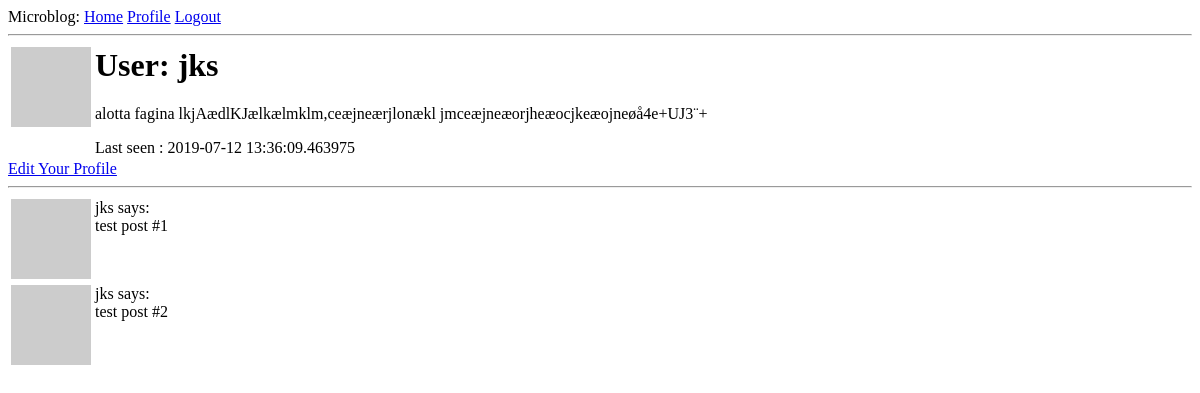
Page /user/jks (signed in) on the earlier database version.
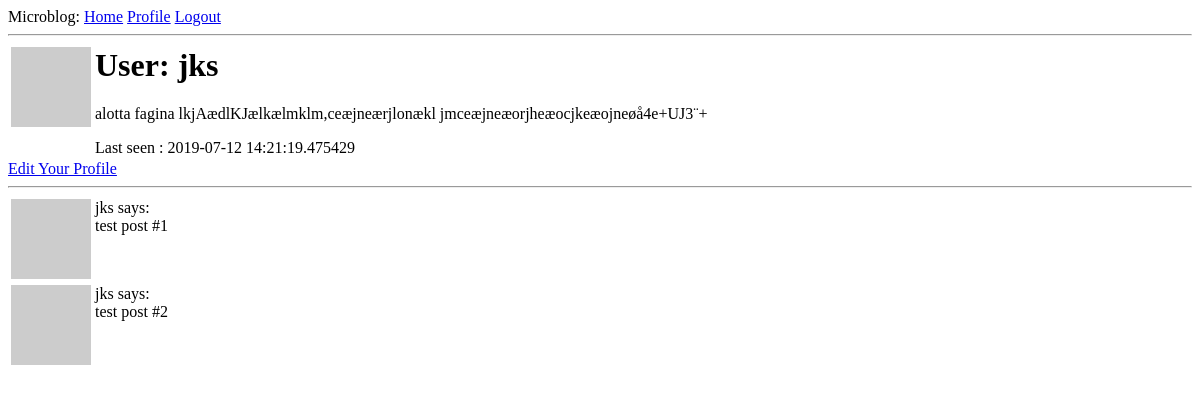
Same page on the later database version.
### app/models.py (models this page shows, shortened)
class User(UserMixin, db.Model):
    id = db.Column(db.Integer, primary_key = True)
    username = db.Column(db.String(64), index = True, unique = True)
    email = db.Column(db.String(120), index = True, unique = True)
    password_hash = db.Column(db.String(128))
    posts = db.relationship("Post", backref="author", lazy="dynamic")
    about_me = db.Column(db.String(140))
    last_seen = db.Column(db.DateTime, default=datetime.utcnow)
    def avatar(self, size):
        digest = md5(self.email.lower().encode("utf-8")).hexdigest()
        return f'https://www.gravatar.com/avatar/{digest}?d=identicon&s={size}'

### app/routes.py (the view)
@app.route("/user/<username>")
@login_required
def user(username):
    user = User.query.filter_by(username=username).first_or_404()
    posts = [
        {"author" : user, "body": "test post #1"},
        {"author" : user, "body": "test post #2"}
    ]
    return render_template("user.html", user=user, posts=posts)

### app/models.py (called while the page is built)
@login.user_loader
def load_user(id):
    return User.query.get(int(id))

### app/routes.py (called while the page is built)
@app.before_request
def before_request():
    if current_user.is_authenticated:
        current_user.last_seen = datetime.utcnow()
        db.session.commit()

### app/templates/user.html
{% extends "base.html" %}
{% block content %}
    <table>
        <tr valign="top">
            <td><img src="{{ user.avatar(128) }}"></td>
            <td>
                <h1>User: {{ user.username }}</h1>
                {% if user.about_me %}<p>{{ user.about_me }}</p>{% endif %}
                {% if user.last_seen %}<p>Last seen : {{ user.last_seen }}</p>{% endif %}
            </td>
        </tr>
    </table>
    {% if user == current_user %}
    <a href="{{ url_for('edit_profile') }}">Edit Your Profile</a>
    {% endif %}
    <hr>
    {% for post in posts %}
        {% include "_post.html" %}
    {% endfor %}
{% endblock %}

### app/templates/base.html (shortened to what this page needs)
<html>
    <head>
    </head>
    <body>
        <div>Microblog:
            <a href="{{ url_for('index') }}">Home</a>
            {% if current_user.is_anonymous %}
            <a href="{{ url_for('login') }}">Login</a>
            {% else %}
            <a href="{{ url_for('user', username=current_user.username) }}">Profile</a>
            <a href="{{ url_for('logout') }}">Logout</a>
            {% endif %}
        </div>
        <hr>
        {% block content%}{% endblock %}
    </body>
</html>

### app/templates/_post.html
<table>
    <tr valign="top">
        <td><img src="{{ user.avatar(36) }}"></td>
        <td>{{ post.author.username }} says: <br>{{ post.body }}</td>
    </tr>
</table>

Differences in the rows shown:
changed User "jks": last_seen "2019-07-12 13:36:09.463975" → "2019-07-12 14:21:19.475429"
